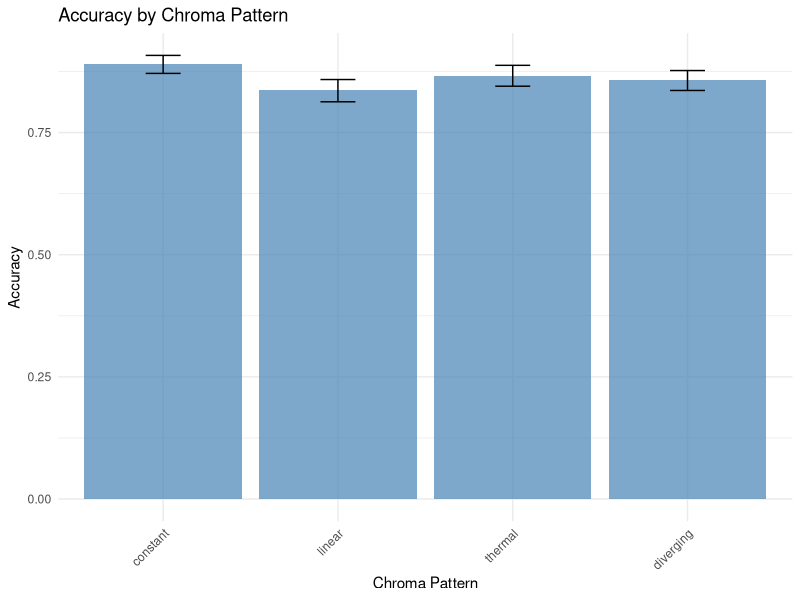
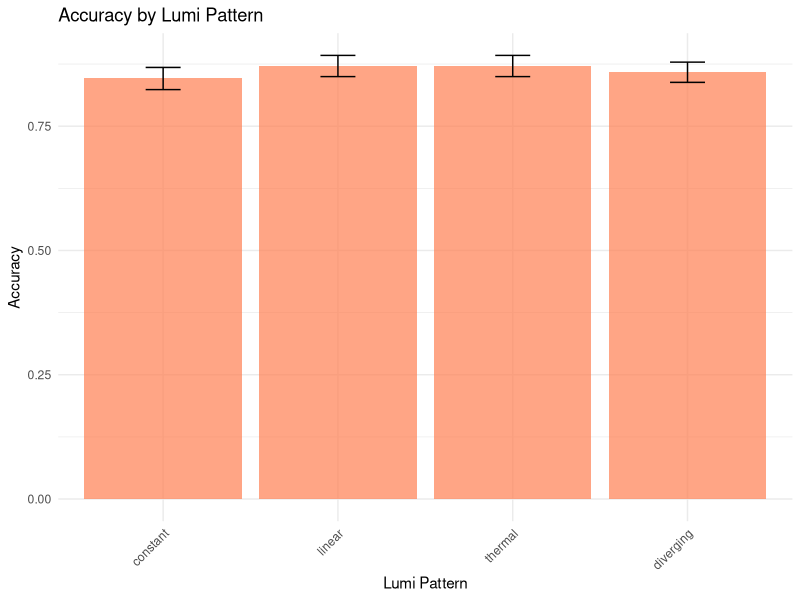
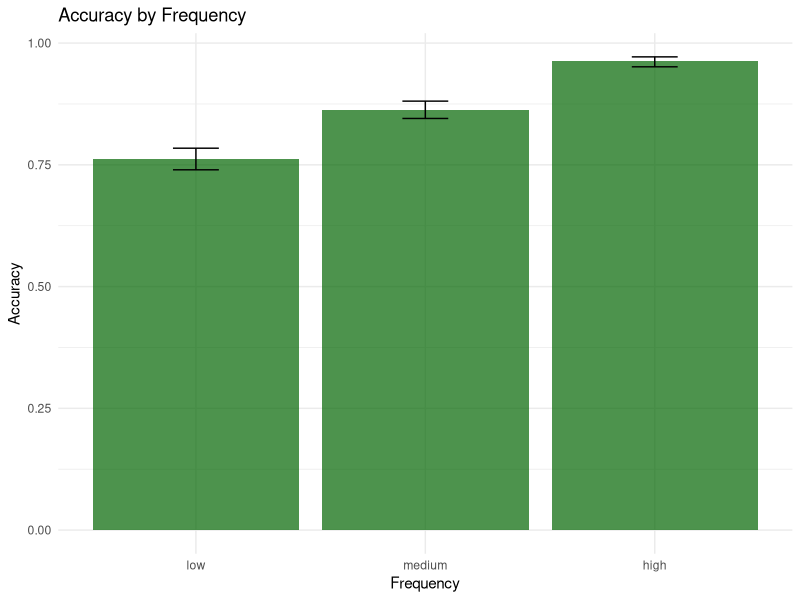
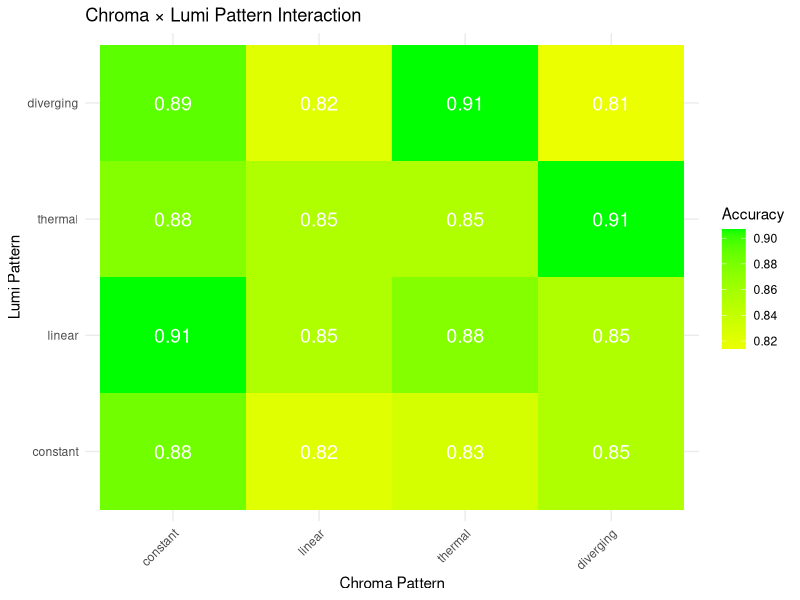

Write the R code that produced these figures, in order.
library(lme4)
library(lmerTest)
library(ggplot2)
library(dplyr)
library(emmeans)

# ==================== 数据加载 ====================

# 读取预处理后的数据 - 兼容 RStudio 和命令行
if (requireNamespace("rstudioapi", quietly = TRUE) && rstudioapi::isAvailable()) {
  # 在 RStudio 中运行
  script_dir <- dirname(rstudioapi::getActiveDocumentContext()$path)
  setwd(script_dir)
}

cat("当前工作目录:", getwd(), "\n")
exp1 <- read.csv("output_data/result_for_R.csv")

cat("数据维度(原始):", paste(dim(exp1), collapse=" x "), "\n")

# 过滤控制试验 (用于检查 engagement)
exp1 <- exp1[!(exp1$trialId %in% c(9000, 9001, 9002, 9003)), ]

cat("数据维度(过滤后):", paste(dim(exp1), collapse=" x "), "\n")
cat("列名:\n")
print(names(exp1))

# ==================== 因子设置 ====================

exp1$chromaPattern <- factor(exp1$colormapChromaPattern, 
                             levels = c("constant", "linear", "thermal", "diverging"))

exp1$lumiPattern <- factor(exp1$colormapLumaPattern,
                           levels = c("constant", "linear", "thermal", "diverging"))

exp1$hueTarget <- factor(exp1$colormapHue,
                         levels = c(100, 200, 300),
                         labels = c("Hue100", "Hue200", "Hue300"))

exp1$frequencyId <- factor(exp1$frequencyId, 
                           levels = c("low", "medium", "high"))

exp1$participantId <- factor(exp1$participantId)
exp1$colormapId <- factor(exp1$colormapId)

# 响应变量
exp1$correct <- as.numeric(exp1$correct)

# 标准化 metrics
exp1$ciede2000_scaled <- scale(exp1$ciede2000_discriminative)
exp1$hue_discriminative_scaled <- scale(exp1$hue_discriminative)
exp1$luminance_variation_scaled <- scale(exp1$luminance_variation)
exp1$chromatic_variation_scaled <- scale(exp1$chromatic_variation)
exp1$log_hue_discriminative_scaled <- scale(exp1$log_hue_discriminative)
exp1$log_luminance_variation_scaled <- scale(exp1$log_luminance_variation)
exp1$log_chromatic_variation_scaled <- scale(exp1$log_chromatic_variation)

# ==================== 描述性统计 ====================

cat("\n=== 描述性统计 ===\n")
cat("\nChroma Pattern 分布:\n")
print(table(exp1$chromaPattern))

cat("\nLumi Pattern 分布:\n")
print(table(exp1$lumiPattern))

cat("\nFrequency 分布:\n")
print(table(exp1$frequencyId))

cat("\n总体准确率:", mean(exp1$correct), "\n")

cat("\n按 Chroma Pattern 的准确率:\n")
print(aggregate(correct ~ chromaPattern, data = exp1, FUN = mean))

cat("\n按 Lumi Pattern 的准确率:\n")
print(aggregate(correct ~ lumiPattern, data = exp1, FUN = mean))

cat("\n按 Frequency 的准确率:\n")
print(aggregate(correct ~ frequencyId, data = exp1, FUN = mean))

# ==================== 混合效应模型 ====================

cat("\n=== 模型 1: 基础模型（主效应） ===\n")

model_basic <- glmer(correct ~ chromaPattern + lumiPattern + frequencyId + 
                     (1|participantId) + (1|colormapId),
                     data = exp1,
                     family = binomial(link = "logit"),
                     control = glmerControl(optimizer = "bobyqa"))

print(summary(model_basic))

cat("\n=== 模型 2: 交互效应模型 ===\n")

model_interaction <- glmer(correct ~ chromaPattern * lumiPattern + frequencyId + 
                          (1|participantId) + (1|colormapId),
                          data = exp1,
                          family = binomial(link = "logit"),
                          control = glmerControl(optimizer = "bobyqa"))

print(summary(model_interaction))

cat("\n模型比较（AIC）:\n")
cat("基础模型 AIC:", AIC(model_basic), "\n")
cat("交互模型 AIC:", AIC(model_interaction), "\n")

# ==================== 事后检验 ====================

cat("\n=== 事后检验 ===\n")

cat("\nChroma Pattern 成对比较:\n")
emmeans_chroma <- emmeans(model_basic, ~ chromaPattern)
print(emmeans_chroma)
print(pairs(emmeans_chroma))

cat("\nLumi Pattern 成对比较:\n")
emmeans_lumi <- emmeans(model_basic, ~ lumiPattern)
print(emmeans_lumi)
print(pairs(emmeans_lumi))

cat("\nFrequency 成对比较:\n")
emmeans_freq <- emmeans(model_basic, ~ frequencyId)
print(emmeans_freq)
print(pairs(emmeans_freq))

# ==================== Metrics 模型 ====================

cat("\n=== 模型 3: Metrics 预测准确率 ===\n")

model_metrics <- glmer(correct ~ log_hue_discriminative_scaled + 
                       log_luminance_variation_scaled + 
                       log_chromatic_variation_scaled + 
                       frequencyId +
                       (1|participantId) + (1|colormapId),
                       data = exp1,
                       family = binomial(link = "logit"),
                       control = glmerControl(optimizer = "bobyqa"))

print(summary(model_metrics))

# ==================== 可视化 ====================

cat("\n=== 生成可视化图表 ===\n")

# 1. Chroma Pattern
p1 <- ggplot(exp1, aes(x = chromaPattern, y = correct)) +
  stat_summary(fun = mean, geom = "bar", fill = "steelblue", alpha = 0.7) +
  stat_summary(fun.data = mean_cl_boot, geom = "errorbar", width = 0.2) +
  labs(title = "Accuracy by Chroma Pattern", x = "Chroma Pattern", y = "Accuracy") +
  theme_minimal() +
  theme(axis.text.x = element_text(angle = 45, hjust = 1))

dir.create("output_images", showWarnings = FALSE)
ggsave("output_images/accuracy_by_chroma_pattern.png", p1, width = 8, height = 6, dpi = 300)

# 2. Lumi Pattern
p2 <- ggplot(exp1, aes(x = lumiPattern, y = correct)) +
  stat_summary(fun = mean, geom = "bar", fill = "coral", alpha = 0.7) +
  stat_summary(fun.data = mean_cl_boot, geom = "errorbar", width = 0.2) +
  labs(title = "Accuracy by Lumi Pattern", x = "Lumi Pattern", y = "Accuracy") +
  theme_minimal() +
  theme(axis.text.x = element_text(angle = 45, hjust = 1))

ggsave("output_images/accuracy_by_lumi_pattern.png", p2, width = 8, height = 6, dpi = 300)

# 3. Frequency
p3 <- ggplot(exp1, aes(x = frequencyId, y = correct)) +
  stat_summary(fun = mean, geom = "bar", fill = "darkgreen", alpha = 0.7) +
  stat_summary(fun.data = mean_cl_boot, geom = "errorbar", width = 0.2) +
  labs(title = "Accuracy by Frequency", x = "Frequency", y = "Accuracy") +
  theme_minimal()

ggsave("output_images/accuracy_by_frequency.png", p3, width = 8, height = 6, dpi = 300)

# 4. 交互效应热图
interaction_data <- exp1 %>%
  group_by(chromaPattern, lumiPattern) %>%
  summarise(accuracy = mean(correct), .groups = 'drop')

p4 <- ggplot(interaction_data, aes(x = chromaPattern, y = lumiPattern, fill = accuracy)) +
  geom_tile() +
  geom_text(aes(label = sprintf("%.2f", accuracy)), color = "white", size = 5) +
  scale_fill_gradient2(low = "red", mid = "yellow", high = "green", midpoint = 0.8) +
  labs(title = "Chroma × Lumi Pattern Interaction", 
       x = "Chroma Pattern", y = "Lumi Pattern", fill = "Accuracy") +
  theme_minimal() +
  theme(axis.text.x = element_text(angle = 45, hjust = 1))

ggsave("output_images/interaction_chroma_lumi.png", p4, width = 10, height = 8, dpi = 300)

cat("\n所有分析完成！\n")
cat("生成的图表 (保存在 output_images/):\n")
cat("  - output_images/accuracy_by_chroma_pattern.png\n")
cat("  - output_images/accuracy_by_lumi_pattern.png\n")
cat("  - output_images/accuracy_by_frequency.png\n")
cat("  - output_images/interaction_chroma_lumi.png\n")
